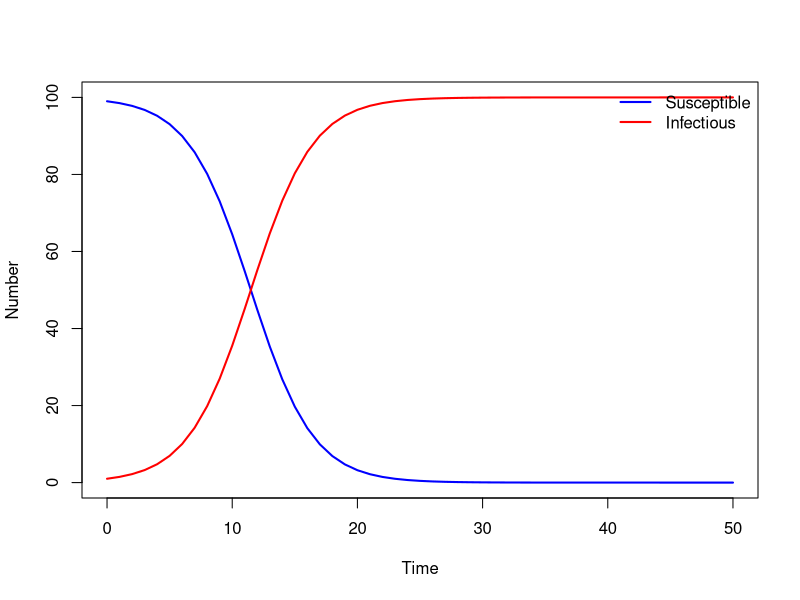

Recreate this plot in R.
## ---- chunk 1
library(deSolve) # For solving systems of ODEs

# Define model function
SI_model <- function(times, state, parms)
{
    # Get variables
    S <- state["S"]
    I <- state["I"]
    N <- S + I
    # Get parameters
    beta <- parms["beta"]
    # Define differential equations
    dS <- -(beta * I / N) * S
    dI <- (beta * I / N) * S
    res <- list(c(dS, dI))
    return (res)
}

# Define parameter values
parms <- c(beta = 0.4)

# Define time to solve equations
times <- seq(from = 0, to = 50, by = 1)

# Define initial conditions
N <- 100
I_0 <- 1
S_0 <- N - I_0
y <- c(S = S_0, I = I_0)

# Solve equations
output_raw <- ode(y = y, times = times, func = SI_model, parms = parms)

# Convert matrix to data frame for easier manipulation
output <- as.data.frame(output_raw)

# Plot model output
plot(output$time, output$S, type = "l", col = "blue", lwd = 2, ylim = c(0, N),
      xlab = "Time", ylab = "Number")
lines(output$time, output$I, lwd = 2, col = "red", type = "l")
legend("topright", legend = c("Susceptible", "Infectious"),
       col = c("blue", "red"), lwd = 2, bty = "n")
